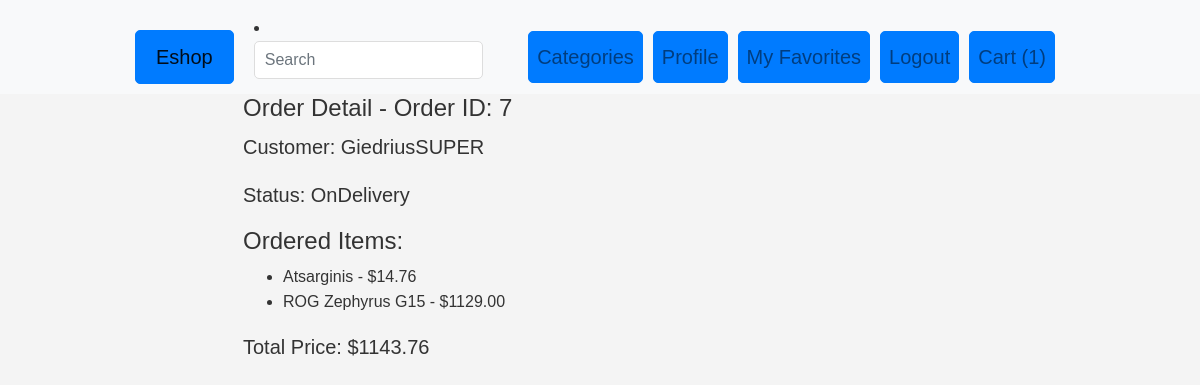
The page /order_detail/7/ (signed in) on the database its author committed.
### eshopas_app/models.py (models this page shows, shortened)
class Cart(models.Model):
    user = models.OneToOneField(User, on_delete=models.CASCADE)

class Order(models.Model):
    status = models.ForeignKey('Status', on_delete=models.CASCADE)
    customer = models.ForeignKey(Customer, on_delete=models.CASCADE, default=None)
    products = models.ManyToManyField(Product)  # This line associates products with the order
    is_approved = models.BooleanField(default=False)

class Customer(models.Model):
    user = models.OneToOneField(User, on_delete=models.CASCADE)
    email = models.EmailField()

class Status(models.Model):
    name = models.CharField(max_length=100)
    description = models.TextField(blank=True)
    STATUS_CHOICES = (
        ('Paid-Waiting', 'Paid-Waiting'),
        ('Approved', 'Approved'),
        ('OnDelivery', 'On Delivery'),
    )
    status_type = models.CharField(max_length=20, choices=STATUS_CHOICES, default='Paid-Waiting')
    def __str__(self):
        return self.status_type

class Product(models.Model):
    product_id = models.IntegerField(default=0)
    name = models.CharField(max_length=100)
    price = models.DecimalField(max_digits=10, decimal_places=2)
    category = models.ForeignKey(Category, on_delete=models.CASCADE, default=1)
    image = models.ImageField(upload_to='product_images/', blank=True, null=True)
    thumbnail = ImageSpecField(source='image', processors=[ResizeToFill(150, 200)], format='JPEG', options={'quality': 90})
    is_featured = models.BooleanField(default=True)
    stock = models.PositiveIntegerField(default=0)
    description = models.TextField(blank=True)
    favorites = models.ManyToManyField(User, related_name='favorites', blank=True)

### eshopas_app/views.py (the view)
# urls.py: path('order_detail/<int:order_id>/', views.order_detail_view, name='order_detail'),
@login_required
def order_detail_view(request, order_id):
    try:
        order = get_object_or_404(Order, id=order_id, customer__user=request.user)
        order_items = order.products.all()  # Retrieve the ordered products using the related name
        total_price = sum(item.price for item in order_items)
    except Order.DoesNotExist:
        order = get_product_by_id
        order_items = CartItem
        total_price = enumerate
    context = {
        'order': order,
        'order_items': order_items,
        'total_price': total_price,
    }
    return render(request, 'order_detail.html', context)

### eshopas_app/templates/order_detail.html (shortened to what this page needs)
{% extends 'base.html' %}
{% load custom_filters %}
{% block content %}
    <div class="container">
        {% if order %}
            <h2>Order Detail - Order ID: {{ order.id }}</h2>
            <p>Customer: {{ order.customer.user.username }}</p>
            <p>Status: {{ order.status }}</p>
            <h3>Ordered Items:</h3>
            {% if order_items %}
                <ul>
                    {% for item in order_items %}
                        <li>{{ item.name }} - ${{ item.price }}</li>
                    {% endfor %}
                </ul>
            {% else %}
                <p>No items found.</p>
            {% endif %}
            <p>Total Price: ${{ total_price }}</p>
        {% else %}
            <p>Order not found.</p>
        {% endif %}
    </div>
{% endblock %}

### eshopas_app/templates/base.html (shortened to what this page needs)
<!DOCTYPE html>
{% load static %}
{% load cart_tags %}
{% load myfilters %}
<html lang="en">
<head>
    <link rel="stylesheet" href="https://stackpath.bootstrapcdn.com/bootstrap/4.1.3/css/bootstrap.min.css">
    <link rel="stylesheet" type="text/css" href="{% static 'css/styles.css' %}">
</head>
<body>
<nav class="navbar navbar-expand-lg navbar-light bg-light">
    <div class="container">
        <a class="navbar-brand btn btn-primary" href="/">Eshop</a>
        <li>
            <form action="{% url 'search' %}" method="get" class="form-inline my-2 my-md-0">
                <input name="query" class="form-control" type="text" placeholder="Search">
            </form>
        </li>
        <div class="collapse navbar-collapse" id="navbarNavAltMarkup">
            <div class="navbar-nav ml-auto">
                <a class="nav-item nav-link btn btn-primary" href="/category/">Categories</a>
                {% if user.is_authenticated %}
                    <a class="nav-item nav-link btn btn-primary" href="/profile/">Profile</a>
                    <a class="nav-item nav-link btn btn-primary" href="/my-favorites/">My Favorites</a>
                    <a class="nav-item nav-link btn btn-primary" href="/logout/">Logout</a>
                    {% if request.user.cart %}
                        <a class="nav-item nav-link btn btn-primary cart-link" href="/cart-detail/">
                            Cart ({{ request.user.cart.cartitem_set.count }})
                        </a>
                    {% else %}
                        <a class="nav-item nav-link btn btn-primary cart-link" href="/cart-detail/">
                            Cart (0)
                        </a>
                    {% endif %}
                {% else %}
                    <a class="nav-item nav-link btn btn-primary" href="{% url 'login' %}">Login</a>
                    <a class="nav-item nav-link btn btn-primary" href="/register/">Register</a>
                {% endif %}
            </div>
        </div>
    </div>
</nav>
<div class="container">
    {% block content %}
    {% endblock %}
</div>
</body>
</html>

### static/css/styles.css (style rules this page uses)
body { font-family: Arial, sans-serif; line-height: 1.6; color: #333; background-color: #f4f4f4; margin: 0; padding: 0; }
.container { width: 80%; margin: auto; overflow: hidden; }
form { margin: 20px 0; }
form input[type="text"], form input[type="email"], form textarea { width: 100%; padding: 10px; border-radius: 5px; border: 1px solid #ddd; }
.btn { border-radius: 5px; padding: 8px 16px; font-size: 16px; text-align: center; text-decoration: none; cursor: pointer; transition: background-color 0.3s ease; }
.btn-primary { color: #ffffff; background-color: #007bff; border-color: #007bff; }
.navbar { padding: 10px 0; }
.navbar-brand { margin-right: 20px; }
.navbar-nav .btn { margin-right: 10px; }
.cart-link { position: relative; }
h2 { font-size: 24px; }
h3 { font-size: 24px; }
p { font-size: 20px; }
a.btn-primary { font-size: 20px; margin-top: 20px; padding: 10px 20px; text-decoration: none; background-color: #007bff; color: #fff; border-radius: 5px; }

### rows shown on the page
Order: id "7", customer.user.username "GiedriusSUPER", status "OnDelivery"
Product: name "Atsarginis", price "14.76"
Product: name "ROG Zephyrus G15", price "1129.00"

### other values the page prints
{{ request.user.cart.cartitem_set.count }} "1"
{{ total_price }} "1143.76"
